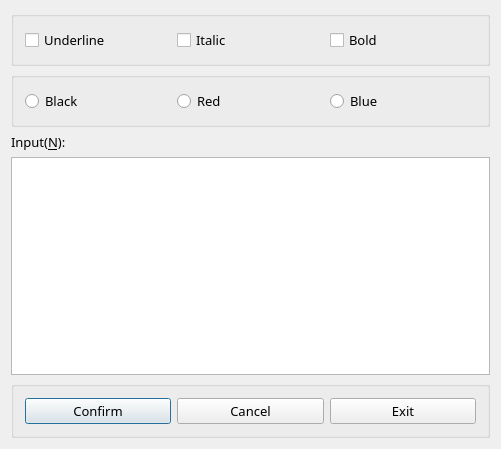
<?xml version="1.0" encoding="UTF-8"?>
<ui version="4.0">
 <class>QWDialog</class>
 <widget class="QDialog" name="QWDialog">
  <property name="geometry">
   <rect>
    <x>0</x>
    <y>0</y>
    <width>501</width>
    <height>449</height>
   </rect>
  </property>
  <property name="windowTitle">
   <string>QWDialog</string>
  </property>
  <layout class="QVBoxLayout" name="verticalLayout">
   <item>
    <widget class="QGroupBox" name="groupBox">
     <property name="title">
      <string/>
     </property>
     <property name="alignment">
      <set>Qt::AlignCenter</set>
     </property>
     <property name="flat">
      <bool>false</bool>
     </property>
     <layout class="QHBoxLayout" name="horizontalLayout">
      <item>
       <widget class="QCheckBox" name="chkBoxUnderline">
        <property name="font">
         <font>
          <family>Microsoft JhengHei UI Light</family>
          <pointsize>10</pointsize>
         </font>
        </property>
        <property name="text">
         <string>Underline</string>
        </property>
       </widget>
      </item>
      <item>
       <widget class="QCheckBox" name="chkBoxItalic">
        <property name="font">
         <font>
          <family>Microsoft JhengHei UI Light</family>
          <pointsize>10</pointsize>
         </font>
        </property>
        <property name="text">
         <string>Italic</string>
        </property>
       </widget>
      </item>
      <item>
       <widget class="QCheckBox" name="chkBoxBold">
        <property name="font">
         <font>
          <family>Microsoft JhengHei UI Light</family>
          <pointsize>10</pointsize>
         </font>
        </property>
        <property name="text">
         <string>Bold</string>
        </property>
       </widget>
      </item>
     </layout>
    </widget>
   </item>
   <item>
    <widget class="QGroupBox" name="groupBox_2">
     <property name="title">
      <string/>
     </property>
     <layout class="QHBoxLayout" name="horizontalLayout_2">
      <item>
       <widget class="QRadioButton" name="rbtnBlack">
        <property name="font">
         <font>
          <family>Microsoft JhengHei UI Light</family>
          <pointsize>10</pointsize>
         </font>
        </property>
        <property name="text">
         <string>Black</string>
        </property>
       </widget>
      </item>
      <item>
       <widget class="QRadioButton" name="rbtnRed">
        <property name="font">
         <font>
          <family>Microsoft JhengHei UI Light</family>
          <pointsize>10</pointsize>
         </font>
        </property>
        <property name="text">
         <string>Red</string>
        </property>
       </widget>
      </item>
      <item>
       <widget class="QRadioButton" name="rbtnBlue">
        <property name="font">
         <font>
          <family>Microsoft JhengHei UI Light</family>
          <pointsize>10</pointsize>
         </font>
        </property>
        <property name="text">
         <string>Blue</string>
        </property>
       </widget>
      </item>
     </layout>
    </widget>
   </item>
   <item>
    <widget class="QLabel" name="label">
     <property name="font">
      <font>
       <family>Microsoft JhengHei UI Light</family>
       <pointsize>10</pointsize>
      </font>
     </property>
     <property name="text">
      <string>Input(&amp;N):</string>
     </property>
     <property name="buddy">
      <cstring>textEdit</cstring>
     </property>
    </widget>
   </item>
   <item>
    <widget class="QTextEdit" name="textEdit">
     <property name="font">
      <font>
       <family>Microsoft JhengHei UI Light</family>
       <pointsize>10</pointsize>
      </font>
     </property>
    </widget>
   </item>
   <item>
    <widget class="QGroupBox" name="groupBox_3">
     <property name="title">
      <string/>
     </property>
     <layout class="QHBoxLayout" name="horizontalLayout_3">
      <item>
       <widget class="QPushButton" name="btnConfirm">
        <property name="font">
         <font>
          <family>Microsoft JhengHei UI Light</family>
          <pointsize>10</pointsize>
         </font>
        </property>
        <property name="text">
         <string>Confirm</string>
        </property>
       </widget>
      </item>
      <item>
       <widget class="QPushButton" name="btnCancel">
        <property name="font">
         <font>
          <family>Microsoft JhengHei UI Light</family>
          <pointsize>10</pointsize>
         </font>
        </property>
        <property name="text">
         <string>Cancel</string>
        </property>
       </widget>
      </item>
      <item>
       <widget class="QPushButton" name="btnExit">
        <property name="font">
         <font>
          <family>Microsoft JhengHei UI Light</family>
          <pointsize>10</pointsize>
         </font>
        </property>
        <property name="text">
         <string>Exit</string>
        </property>
       </widget>
      </item>
     </layout>
    </widget>
   </item>
  </layout>
 </widget>
 <layoutdefault spacing="6" margin="11"/>
 <resources/>
 <connections>
  <connection>
   <sender>btnExit</sender>
   <signal>clicked()</signal>
   <receiver>QWDialog</receiver>
   <slot>close()</slot>
   <hints>
    <hint type="sourcelabel">
     <x>388</x>
     <y>407</y>
    </hint>
    <hint type="destinationlabel">
     <x>199</x>
     <y>149</y>
    </hint>
   </hints>
  </connection>
  <connection>
   <sender>btnConfirm</sender>
   <signal>clicked()</signal>
   <receiver>QWDialog</receiver>
   <slot>accept()</slot>
   <hints>
    <hint type="sourcelabel">
     <x>114</x>
     <y>414</y>
    </hint>
    <hint type="destinationlabel">
     <x>113</x>
     <y>444</y>
    </hint>
   </hints>
  </connection>
  <connection>
   <sender>btnCancel</sender>
   <signal>clicked()</signal>
   <receiver>QWDialog</receiver>
   <slot>reject()</slot>
   <hints>
    <hint type="sourcelabel">
     <x>273</x>
     <y>410</y>
    </hint>
    <hint type="destinationlabel">
     <x>289</x>
     <y>444</y>
    </hint>
   </hints>
  </connection>
 </connections>
</ui>
